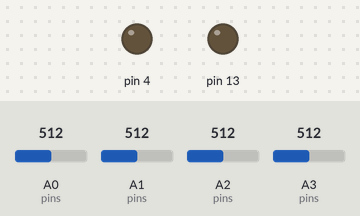
The sketch below on a simulated Arduino Uno, built with avr-gcc and run on an emulated ATmega328P. Shown: output pins drawn as LEDs (lit = HIGH). The inputs (shaded band) are chosen by the test bench; at power-on: A0 (pins) = 512, A1 (pins) = 512, A2 (pins) = 512, A3 (pins) = 512.

Above: at 1.2 s.
1.3 s: A0 (pins) set to 104
2.8 s: A0 (pins) set to 93
At 4.0 s:
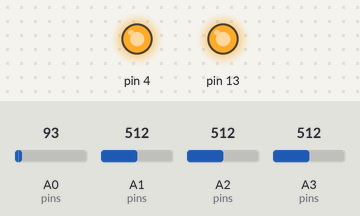
4.3 s: A0 (pins) set to 110
At 5.1 s:
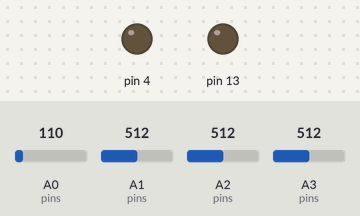
5.8 s: A0 (pins) set to 90
At 6.3 s:
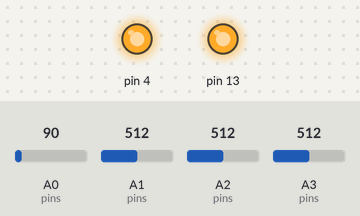
Timing chart, 0 to 8.3 s (numbered marks = the images above; inputs shaded):
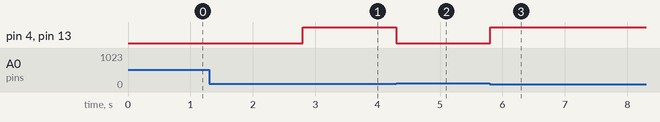

The sketch:

QTR_Read_Test.ino
```cpp
#define NUMSENSORS 4
int pins[NUMSENSORS] = {A0, A1, A2, A3};
void setup() {
  Serial.begin(115200);
  pinMode(4, OUTPUT);
  pinMode(13, OUTPUT);
}

void loop() {
//  Serial.print(analogRead(A0));//left
//  Serial.print("    ");
//  Serial.print(analogRead(A1)); //right
//  Serial.print("    ");
//  Serial.print(analogRead(A2));//front
//  Serial.print("    ");
//  Serial.print(analogRead(A3)); //back
//  Serial.println(" ");

  if (min(min(min(analogRead(A0), analogRead(A1)), analogRead(A2)), analogRead(A3)) < 100) {
    digitalWrite(4, HIGH);
    digitalWrite(13, HIGH);
  } else {
    digitalWrite(4, LOW);
    digitalWrite(13, LOW);
  }
}
```

Measured:
- the behaviour switches between 100 and 99 on A0 (pins) (found by bisection; images 0 and 1)
- after the input at 1.3 s, every drawn part: stays the same
- after the input at 2.8 s, pin 4, pin 13: LOW → HIGH at once
- after the input at 4.3 s, pin 4, pin 13: HIGH → LOW at once
- after the input at 5.8 s, pin 4, pin 13: LOW → HIGH at once
